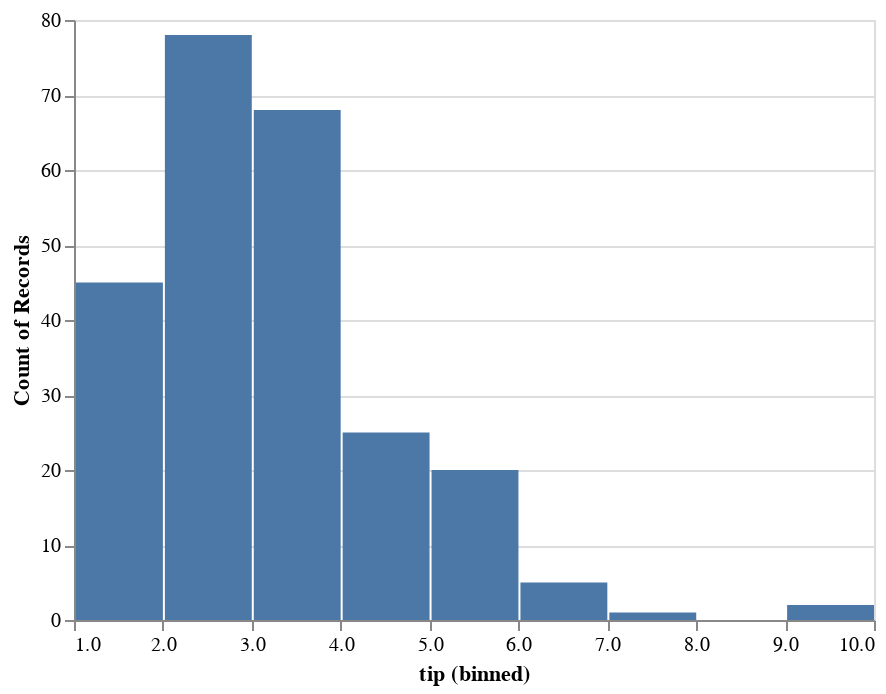

Source (notebook cell):
### Code cell
palt.hist(tips, 'tip').interactive()

### Figure 1 — Vega-Lite specification as saved in the notebook (floating-point values rounded to 4 significant figures; data arrays with more than 128 entries replaced by an {"elided": "..."} marker saying what was removed)
{"$schema": "https://vega.github.io/schema/vega-lite/v2.4.1.json", "config": {"view": {"height": 300, "width": 400}}, "data": {"values": {"elided": "244 records"}}, "encoding": {"x": {"bin": true, "field": "tip", "type": "quantitative"}, "y": {"aggregate": "count", "type": "quantitative"}}, "mark": "bar", "selection": {"selector001": {"bind": "scales", "encodings": ["x", "y"], "mark": {"fill": "#333", "fillOpacity": 0.125, "stroke": "white"}, "on": "[mousedown, window:mouseup] > window:mousemove!", "resolve": "global", "translate": "[mousedown, window:mouseup] > window:mousemove!", "type": "interval", "zoom": "wheel!"}}}
